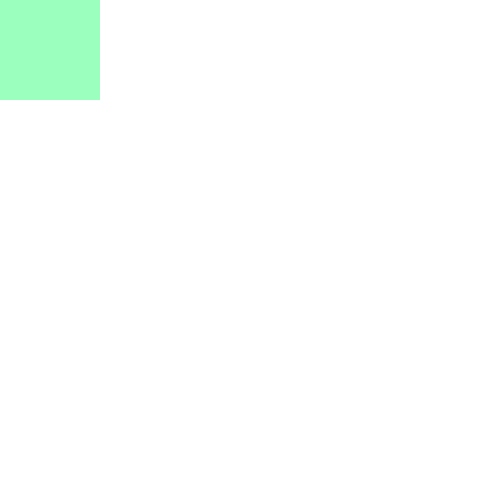
Frame 1 (no input)
Frame 60 (the mouse pressed at the canvas centre just before this capture): identical to frame 1, image omitted
Frame 120 (the mouse held since frame 60 and released just before this capture): identical to frame 1, image omitted

The Processing sketch that drew this single still picture (run headless with seeded random() and noise(); from frame 60 on, the mouse is pressed at the canvas centre):

// Processing sketch: Gravtest
// ── Gravtest.pde
GravField g;

void setup(){
  size(500,500);
  colorMode(HSB);
  g = new GravField(new PVector(0,0),new PVector(100,100),new PVector(0,1),10,color(100,100,255));
}

void draw(){
  background(255);
  g.show();
}
// ── gravfield.pde
class GravField{
  PVector p1;
  PVector p2;
  PVector d;
  float a;
  color c;
  GravField(PVector pos1, PVector pos2,PVector direc, float acc){
    p1 = pos1;
    p2 = pos2;
    a = acc;
    d = direc;
    d.limit(1);
    c = color(0,0,0);
  }
  GravField(PVector pos1, PVector pos2,PVector direc, float acc, color tint){
    p1 = pos1;
    p2 = pos2;
    a = acc;
    d = direc;
    d.limit(1);
    c = tint;
  }
  void show(){
     fill(c);
     noStroke();
     rect(p1.x,p1.y,p2.x,p2.y);
  }
}
// ── phys_object.pde
class PhysObject{
  float m;//mass
  float r;//radius
  float d;//density
  GravField g;//GravField
  PhysObject(float mass, float radius, GravField Field){
    r = radius;
    m = mass;
    d = mass/pow(PI*radius,2);
  }
}
